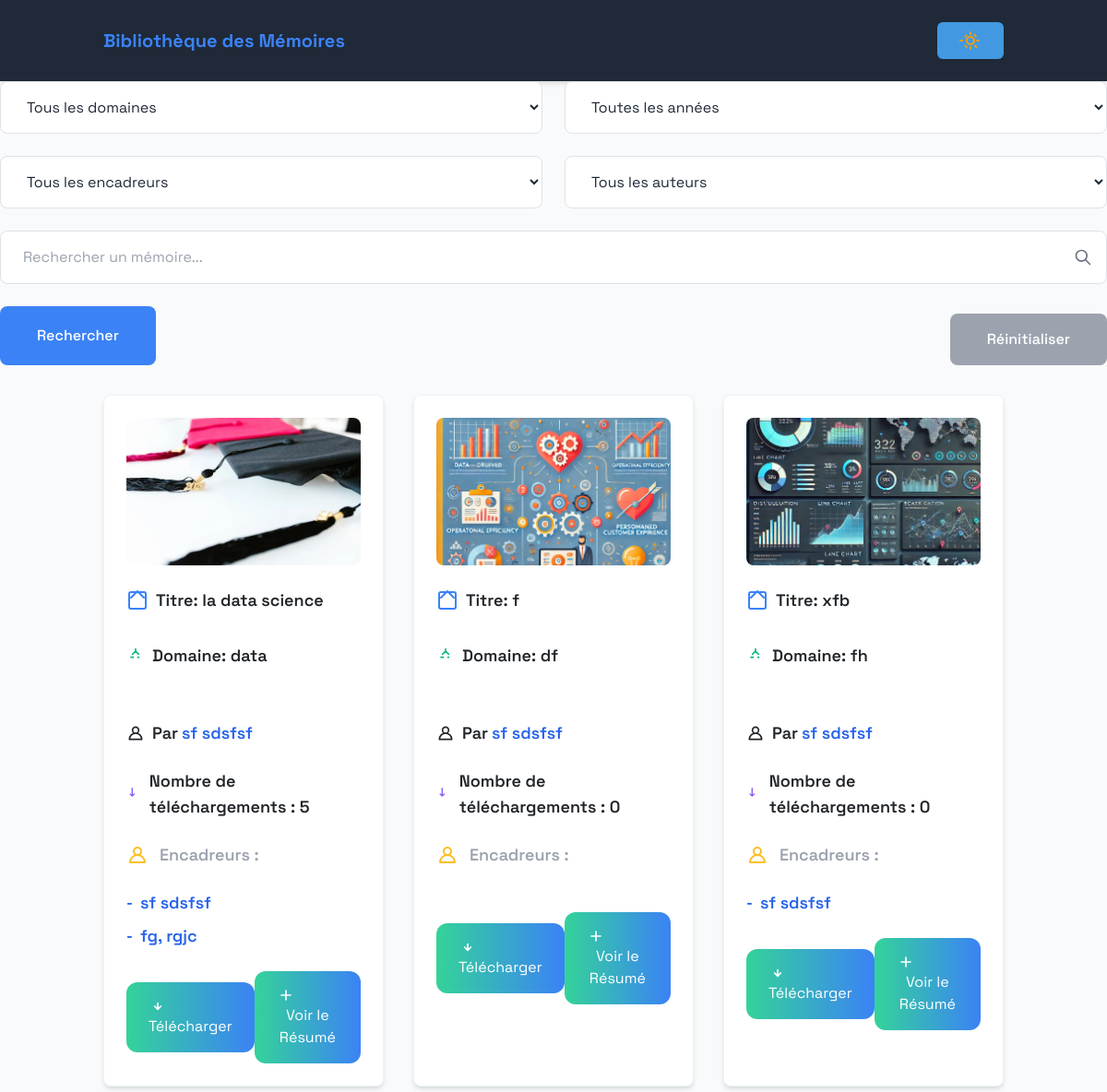
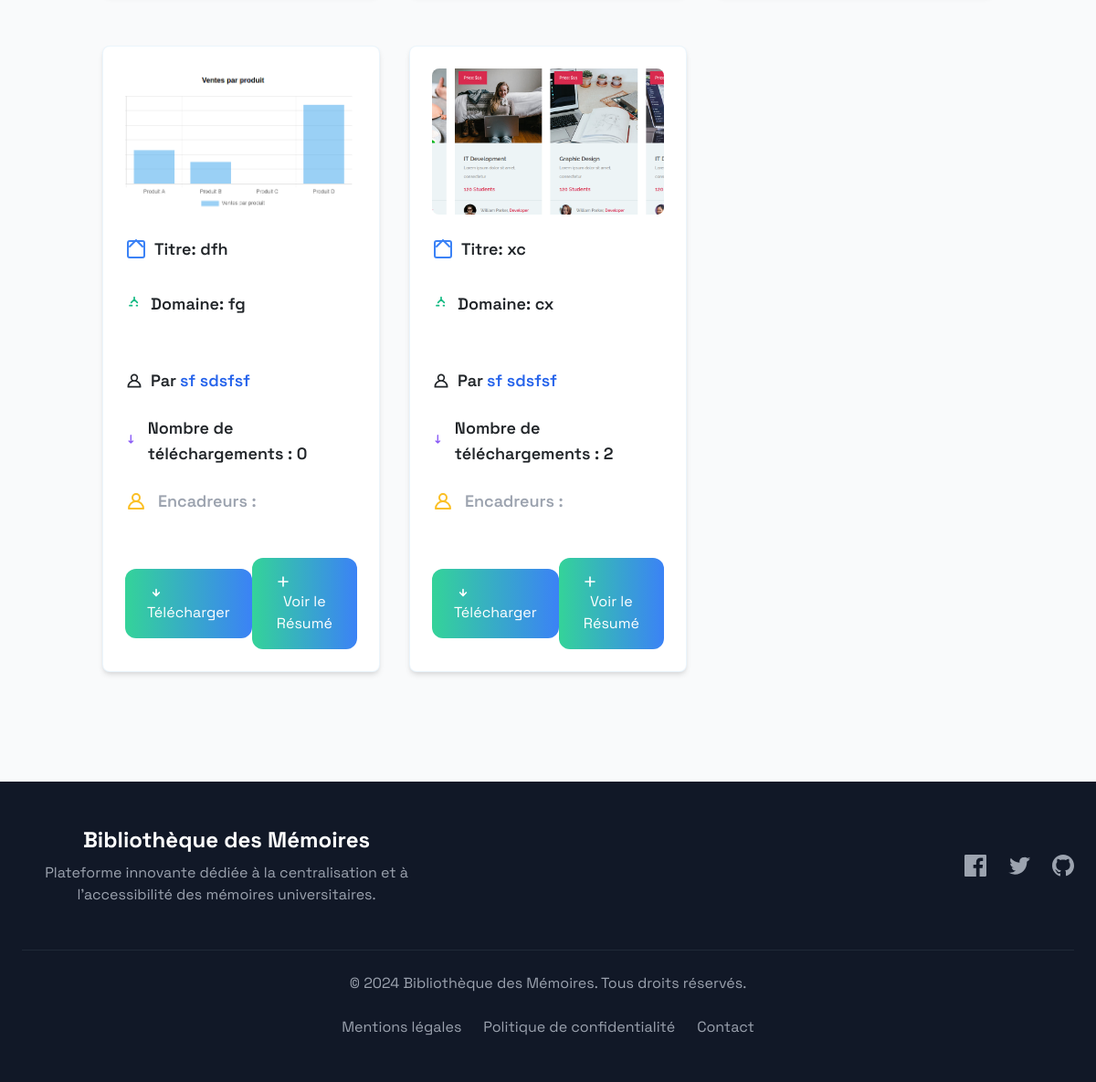
The app's page /liste_memoires/ with its own data (2 pictures, top to bottom).
### memoire/models.py (models this page shows, shortened)
class Memoire(models.Model):
    titre = models.CharField(max_length=200)
    domaine = models.CharField(max_length=100)
    annee_publication = models.PositiveIntegerField()
    images = models.ImageField(upload_to='memoires/images/', blank=True, null=True)
    auteur = models.ForeignKey(UserProfile, on_delete=models.CASCADE, related_name='memoires')
    resume = models.TextField()
    fichier_memoire = models.FileField(upload_to='memoires/pdf/',blank=False,null=False)

class UserProfile(models.Model):
    SEXE_CHOICES = [
        ('M', 'Masculin'),
        ('F', 'Féminin'),
        ('A', 'Autre'),
    ]
    TYPE_CHOICES = [
        ('standard', 'Standard'),
        ('admin', 'Administrateur'),
        ('superadmin', 'superAdministrateur'),
    ]
    nom = models.CharField(max_length=100)
    prenom = models.CharField(max_length=100)
    birthday = models.DateField()
    sexe = models.CharField(max_length=1, choices=SEXE_CHOICES)
    email = models.EmailField(unique=True)
    type = models.CharField(max_length=10, choices=TYPE_CHOICES)
    realisation_linkedin = models.URLField(max_length=200, blank=True, null=True)
    photo_profil = models.ImageField(upload_to='photos_profil/', blank=True, null=True)
    password = models.CharField(max_length=128 ,default="aaaaa")

class Encadrement(models.Model):
    memoire = models.ForeignKey(Memoire, on_delete=models.CASCADE, related_name='encadrements')
    encadrant = models.ForeignKey(UserProfile, on_delete=models.CASCADE, related_name='encadrements')

### memoire/views.py (the view, shortened to what this page needs)
# urls.py: path('liste_memoires/', liste_memoires, name='liste_memoires'),
def liste_memoires(request):
    memoires = Memoire.objects.prefetch_related(
        Prefetch(
            'encadrements',
            queryset=Encadrement.objects.select_related('encadrant'),
            to_attr='encadreur_list'
        )
    ).annotate(nbr_telechargements=Count('telechargements'))  # Ajout du comptage des téléchargements
    query = request.GET.get('q')
    domaine = request.GET.get('domaine')
    annee = request.GET.get('annee')
    encadreur_id = request.GET.get('encadreur')
    auteur_id = request.GET.get('auteur')
    if domaine:
        memoires = memoires.filter(domaine=domaine)
    if annee:
        memoires = memoires.filter(annee_publication=annee)
    if encadreur_id:
        memoires = memoires.filter(encadrements__encadrant__id=encadreur_id)
    if auteur_id:
        memoires = memoires.filter(auteur__id=auteur_id)
    domaines_uniques = Memoire.objects.values_list('domaine', flat=True).distinct()
    annees_uniques = Memoire.objects.values_list('annee_publication', flat=True).distinct()
    encadreurs_uniques = UserProfile.objects.filter(encadrements__isnull=False).distinct()
    auteurs_uniques = UserProfile.objects.filter(memoires__isnull=False).distinct()
    context = {
        'memoires': memoires,
        'domaines': domaines_uniques,
        'annees': annees_uniques,
        'encadreurs': encadreurs_uniques,
        'auteurs': auteurs_uniques,
        'query_params': request.GET,
        'champs': ['domaine', 'annee', 'encadreur', 'auteur'],  # Utilisation de liste pour le template
    }
    return render(request, 'memoire.html', context)

### Template/memoire.html (shortened to what this page needs)
{% extends "base.html" %}
{% block content %}
<form method="get" class="space-y-6">
    <div class="space-y-6">
        <div class="grid grid-cols-1 md:grid-cols-2 gap-4">
            <select
                name="domaine"
                class="w-full px-4 py-3 rounded-lg border border-gray-300 dark:border-gray-700 bg-white dark:bg-gray-700 text-gray-800 dark:text-gray-300 focus:ring-2 focus:ring-blue-400 dark:focus:ring-green-400 transition"
            >
                <option value="">Tous les domaines</option>
            </select>
            <select
                name="annee"
                class="w-full px-4 py-3 rounded-lg border border-gray-300 dark:border-gray-700 bg-white dark:bg-gray-700 text-gray-800 dark:text-gray-300 focus:ring-2 focus:ring-blue-400 dark:focus:ring-green-400 transition"
            >
                <option value="">Toutes les années</option>
            </select>
            <select
                name="encadreur"
                class="w-full px-4 py-3 rounded-lg border border-gray-300 dark:border-gray-700 bg-white dark:bg-gray-700 text-gray-800 dark:text-gray-300 focus:ring-2 focus:ring-blue-400 dark:focus:ring-green-400 transition"
            >
                <option value="">Tous les encadreurs</option>
            </select>
            <select
                name="auteur"
                class="w-full px-4 py-3 rounded-lg border border-gray-300 dark:border-gray-700 bg-white dark:bg-gray-700 text-gray-800 dark:text-gray-300 focus:ring-2 focus:ring-blue-400 dark:focus:ring-green-400 transition"
            >
                <option value="">Tous les auteurs</option>
            </select>
        </div>
    </div>
    <div class="relative">
        <input
            type="text"
            name="q"
            placeholder="Rechercher un mémoire..."
            value="{{ request.GET.q }}"
            class="w-full px-4 py-3 rounded-lg border border-gray-300 dark:border-gray-700 bg-white dark:bg-gray-700 text-gray-800 dark:text-gray-300 focus:ring-2 focus:ring-blue-400 dark:focus:ring-green-400 transition"
        >
    </div>
    <div class="mt-4 flex flex-col md:flex-row justify-between">
        <button
            type="submit"
            class="w-full md:w-auto px-10 py-3 rounded-lg text-white font-medium bg-blue-500 hover:bg-blue-600 transition"
        >
            Rechercher
        </button>
        <a
            href="{% url 'liste_memoires' %}"
            class="mt-2 md:mt-0 w-full md:w-auto px-10 py-3 rounded-lg text-white font-medium bg-gray-400 hover:bg-gray-500 transition"
        >
            Réinitialiser
        </a>
    </div>
</form>
<div class="container mx-auto px-4 py-8">
    <div class="grid grid-cols-1 md:grid-cols-2 lg:grid-cols-3 gap-8">
        {% for memoire in memoires %}
        <div class="card p-6 rounded-lg shadow-md bg-white dark:bg-gray-800 transition">
            {% if memoire.images %}
            <div class="relative h-40 overflow-hidden rounded-lg">
                <img
                    src="{{ memoire.images.url }}"
                    alt="{{ memoire.titre }}"
                    class="w-full h-full object-cover"
                >
            </div>
            {% endif %}
            <h2 class="text-lg font-semibold mt-4 mb-2 flex items-center">
                Titre:
                {{ memoire.titre }}
            </h2>
            <p class="text-lg font-semibold mt-4 mb-2 flex items-center">
                <svg class="w-5 h-5 mr-2 text-green-500 dark:text-green-300" fill="none" stroke="currentColor" viewBox="0 0 24 24" xmlns="http://www.w3.org/2000/svg">
                    <path stroke-linecap="round" stroke-linejoin="round" stroke-width="2" d="M12 6V3m0 3l4 4m-4-4l-4 4m8 4h-1m-6 0H6" />
                </svg>
                Domaine:
                {{ memoire.domaine }}
            </p>
            <div class="mt-6">
                <p class="text-lg font-semibold mt-4 mb-2 flex items-center">
                    <svg class="w-5 h-5 mr-2 text-orange-500 dark:text-orange-300" fill="none" stroke="currentColor" viewBox="0 0 24 24" xmlns="http://www.w3.org/2000/svg">
                        <path stroke-linecap="round" stroke-linejoin="round" stroke-width="2" d="M12 12c-4.418 0-8 3.582-8 8h16c0-4.418-3.582-8-8-8zM12 4a4 4 0 110 8 4 4 0 010-8z" />
                    </svg>
                    Par
                    <a href="{{ memoire.auteur.realisation_linkedin }}" class="text-blue-600 dark:text-teal-300 ml-1">
                        {{ memoire.auteur.prenom }} {{ memoire.auteur.nom }}
                    </a>
                </p>
                <p class="text-lg font-semibold mt-4 mb-2 flex items-center">
                    <svg class="w-5 h-5 mr-2 text-purple-500 dark:text-purple-300" fill="none" stroke="currentColor" viewBox="0 0 24 24" xmlns="http://www.w3.org/2000/svg">
                        <path stroke-linecap="round" stroke-linejoin="round" stroke-width="2" d="M9 3v12m0 0l-3-3m3 3l3-3" />
                    </svg>
                    Nombre de téléchargements : {{ memoire.nbr_telechargements }}
                </p>
                <div class="flex items-center text-gray-400 mt-4">
                    <svg class="w-6 h-6 mr-3 text-yellow-400" fill="none" stroke="currentColor" viewBox="0 0 24 24" xmlns="http://www.w3.org/2000/svg">
                        <path stroke-linecap="round" stroke-linejoin="round" stroke-width="2" d="M12 12c-4.418 0-8 3.582-8 8h16c0-4.418-3.582-8-8-8zM12 4a4 4 0 110 8 4 4 0 010-8z" />
                    </svg>
                    <span class="font-semibold text-lg">Encadreurs :</span>
                </div>
                <ul class="list-none mt-4 space-y-2">
                    {% for encadrement in memoire.encadrements.all %}
                    <li class="flex items-center">
                        <span class="font-bold text-blue-600 dark:text-teal-300">-</span>
                        <a href="{{ encadrement.encadrant.realisation_linkedin }}" class="ml-2 text-lg font-semibold text-blue-600 dark:text-teal-300">
                            {{ encadrement.encadrant.prenom }} {{ encadrement.encadrant.nom }}
                        </a>
                    </li>
                    {% endfor %}
                </ul>
            </div>
            <div class="flex justify-between items-center mt-6">
                <a
                    href="{{ memoire.fichier_memoire.url }}"
                    class="px-6 py-3 rounded-xl bg-gradient-to-r from-green-400 to-blue-500 text-white hover:opacity-90 transition-all"
                    target="_blank"
                    download="fichier.pdf"
                    onclick="submitMemoireForm('{{ memoire.id }}')"
                >
                    <svg class="w-5 h-5 mr-2" fill="none" stroke="currentColor" viewBox="0 0 24 24" xmlns="http://www.w3.org/2000/svg">
                        <path stroke-linecap="round" stroke-linejoin="round" stroke-width="2" d="M12 16v-8M16 12l-4 4-4-4" />
                    </svg>
                    Télécharger
                </a>
                <div x-data="{ showResume: false }" class="relative">
                    <button
                        x-on:click="showResume = !showResume"
                        class="px-6 py-3 rounded-xl bg-gradient-to-r from-green-400 to-blue-500 text-white hover:opacity-90 transition-all"
                    >
                        <svg class="w-5 h-5 mr-2" fill="none" stroke="currentColor" viewBox="0 0 24 24" xmlns="http://www.w3.org/2000/svg">
                            <path stroke-linecap="round" stroke-linejoin="round" stroke-width="2" d="M12 6v12M6 12h12" />
                        </svg>
                        <span x-text="showResume ? 'Masquer le Résumé' : 'Voir le Résumé'"></span>
                    </button>
                </div>
            </div>
        </div>
        {% endfor %}
    </div>
</div>
{% endblock %}

### Template/base.html (style rules this page uses)
:root { --bg-primary-light: #f9fafb; --bg-secondary-light: #ffffff; --text-primary-light: #1a202c; --text-secondary-light: #4a5568; --accent-primary-light: #4299e1; --bg-primary-dark: #0a192f; --bg-secondary-dark: #112240; --text-primary-dark: #e6f1ff; --text-secondary-dark: #8892b0; --accent-primary-dark: #64ffda; }
body { background-color: #f4f6f9; }
body { font-family: 'Space Grotesk', sans-serif; background-color: var(--bg-primary-light); color: var(--text-primary-light); transition: all 0.3s ease-in-out; }
.card { background-color: var(--bg-secondary-light); border: 1px solid rgba(66, 153, 225, 0.1); transition: all 0.3s ease-in-out; }
.card { margin-bottom: 1.5rem; }

### records on screen
Memoire: images (picture), titre "la data science", domaine "data", auteur.prenom "sf", auteur.nom "sdsfsf", nbr_telechargements "5"
Encadrement: encadrant.prenom "sf", encadrant.nom "sdsfsf"
Encadrement: encadrant.prenom "fg,", encadrant.nom "rgjc"
Memoire: images (picture), titre "f", domaine "df", auteur.prenom "sf", auteur.nom "sdsfsf", nbr_telechargements "0"
Memoire: images (picture), titre "xfb", domaine "fh", auteur.prenom "sf", auteur.nom "sdsfsf", nbr_telechargements "0"
Encadrement: encadrant.prenom "sf", encadrant.nom "sdsfsf"
Memoire: images (picture), titre "dfh", domaine "fg", auteur.prenom "sf", auteur.nom "sdsfsf", nbr_telechargements "0"
Memoire: images (picture), titre "xc", domaine "cx", auteur.prenom "sf", auteur.nom "sdsfsf", nbr_telechargements "2"
